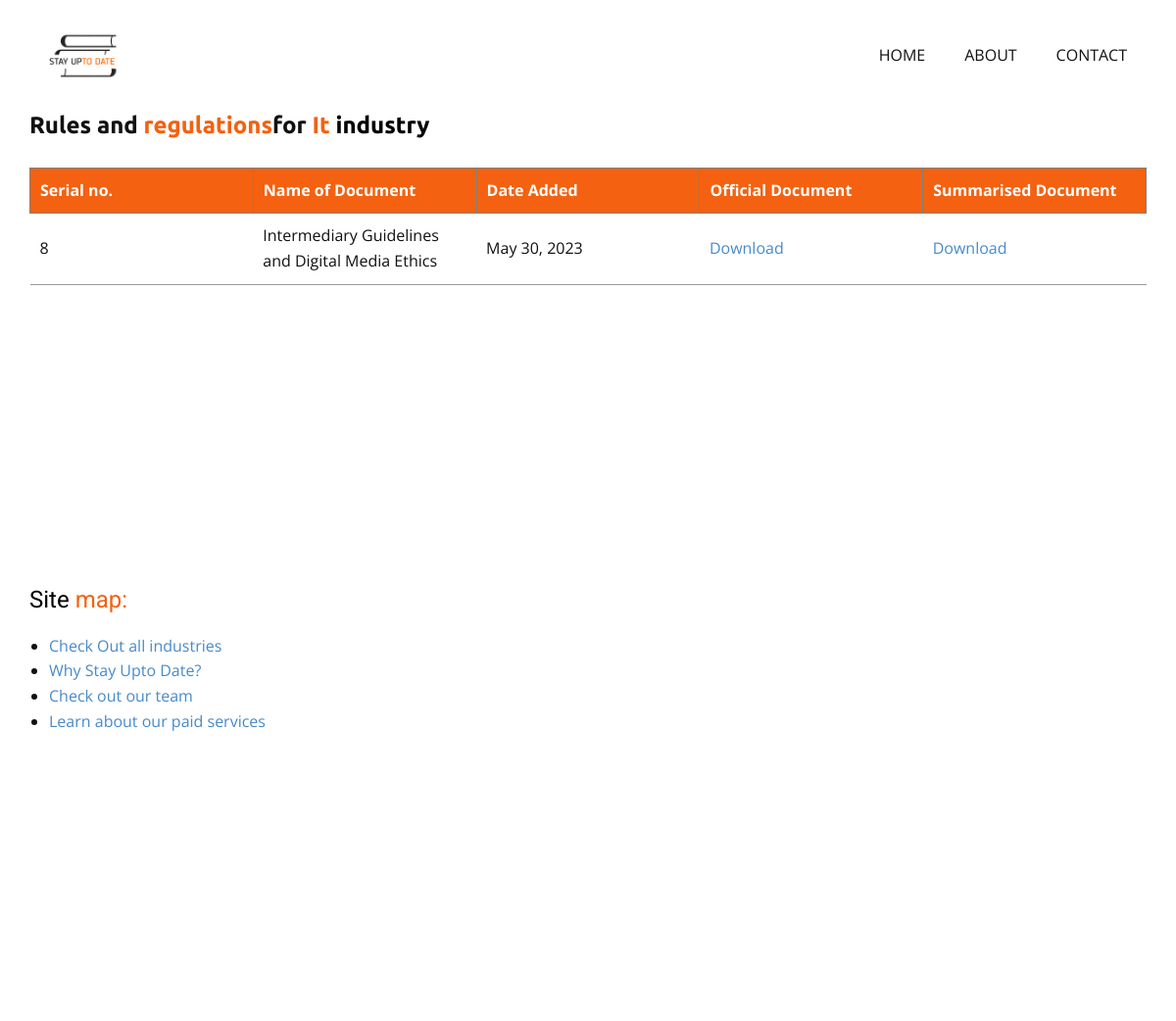
/industry/it/, run on the app's committed database.
### appsite/models.py (models this page shows, shortened)
class FileProperties(models.Model):
    industry_choices = [
    ('it', 'IT'),
    ('food', 'Food'),
    ('medicine', 'Medicine'),
    ('general','General'),
    ]
    filename = models.CharField(max_length=255)
    date_added = models.DateField(default=date.today)
    industry_tag = models.CharField(max_length=255, choices=industry_choices, default='general')
    original_url = models.CharField(max_length=255)
    summary_url = models.CharField(max_length=255, blank=True)

### appsite/views.py (the view)
# urls.py: path('industry/<str:choice>/',views.industry,name='industry'),
def industry(request, choice):
    queryset = FileProperties.objects.filter(industry_tag=choice)
    if not queryset:
        context = {'objects': [], 'industry_tag': None}
    else:
        objects = queryset
        industry_tag = queryset[0].industry_tag
        context = {'objects': objects, 'industry_tag': industry_tag}
    return render(request, 'industry.html', context)

### appsite/templates/industry.html (shortened to what this page needs)
{% load static %}
<!DOCTYPE html>
<html style="font-size: 16px;" lang="en"><head>
    <link rel="stylesheet" href="{% static 'css/nicepage.css' %}" media="screen">
<link rel="stylesheet" href="{% static 'css/industry.css' %}" media="screen">
  <meta data-intl-tel-input-cdn-path="intlTelInput/"></head>
  <body class="u-body u-xl-mode" data-lang="en"><header class="u-clearfix u-header u-header" id="sec-8183"><div class="u-clearfix u-sheet u-sheet-1">
        <nav class="u-menu u-menu-one-level u-offcanvas u-menu-1">
          <div class="u-custom-menu u-nav-container">
            <ul class="u-nav u-unstyled u-nav-1"><li class="u-nav-item"><a class="u-button-style u-nav-link u-text-active-palette-2-base u-text-hover-palette-2-base" href="/" style="padding: 10px 20px;">Home</a>
</li><li class="u-nav-item"><a class="u-button-style u-nav-link u-text-active-palette-2-base u-text-hover-palette-2-base" href="/about/" style="padding: 10px 20px;">About</a>
</li><li class="u-nav-item"><a class="u-button-style u-nav-link u-text-active-palette-2-base u-text-hover-palette-2-base" href="/contact/" style="padding: 10px 20px;">Contact</a>
</li></ul>
          </div>
        </nav>
        <a href="/" class="u-image u-logo u-image-1" data-image-width="1280" data-image-height="1280">
          <img src="{% static 'images/20230318_165430.png' %}" class="u-logo-image u-logo-image-1">
        </a>
      </div></header>
    <section class="u-align-center u-clearfix u-section-1" id="sec-a637">
      <div class="u-clearfix u-sheet u-valign-top u-sheet-1">
        {% if objects %}
        <h4 class="u-custom-font u-font-ubuntu u-text u-text-default u-text-1">Rules and<span class="u-text-palette-2-base"> regulations</span> for&nbsp;<span class="u-text-palette-2-base">{{ industry_tag|capfirst }}</span><span class="u-text-black"> industry</span></h4>
        <div class="u-expanded-width u-table u-table-responsive u-table-1">
          <table class="u-table-entity">
            <colgroup>
              <col width="20%">
              <col width="20%">
              <col width="20%">
              <col width="20%">
              <col width="20%">
            </colgroup>
            <thead class="u-grey-50 u-table-header u-table-header-1">
              <tr style="height: 38px;">
                <th class="u-border-1 u-border-grey-50 u-palette-2-base u-table-cell u-table-cell-1">Serial no.</th>
                <th class="u-border-1 u-border-grey-50 u-palette-2-base u-table-cell u-table-cell-2">Name of Document</th>
                <th class="u-border-1 u-border-grey-50 u-palette-2-base u-table-cell u-table-cell-3">Date Added</th>
                <th class="u-border-1 u-border-grey-50 u-palette-2-base u-table-cell u-table-cell-4">Official Document</th>
                <th class="u-border-1 u-border-grey-50 u-palette-2-base u-table-cell u-table-cell-5">Summarised Document</th>
              </tr>
            </thead>
            <tbody class="u-table-body">
              {% for obj in objects %}
              <tr style="height: 55px;">
                <td class="u-border-1 u-border-grey-40 u-border-no-left u-border-no-right u-table-cell">{{ obj.id }}</td>
                <td class="u-border-1 u-border-grey-40 u-border-no-left u-border-no-right u-table-cell">{{ obj.filename }}</td>
                <td class="u-border-1 u-border-grey-40 u-border-no-left u-border-no-right u-table-cell">{{ obj.date_added }}</td>
                <td class="u-border-1 u-border-grey-40 u-border-no-left u-border-no-right u-table-cell"><a href="{{obj.original_url}}">Download</a></td>
                <td class="u-border-1 u-border-grey-40 u-border-no-left u-border-no-right u-table-cell"><a href="{{ obj.summary_url }}">Download</a></td>
              </tr>
              {% endfor %}
            </tbody>
          </table>
        </div>
      </div>
    </section>
    {% else %}
    <p>No record found for this industry</p>
    {% endif %}
    <section class="u-clearfix u-section-1" id="sec-994e">
      <div class="u-clearfix u-sheet u-sheet-1">
        <h4 class="u-text u-text-black u-text-default u-text-3">Site<span class="u-text-palette-2-base"> map:</span>
        </h4>
        <ul class="u-text u-text-default u-text-4">
          <li><a href='/all_industries/'>Check Out all industries</a></li>
          <li><a href='/whyto/'>Why Stay Upto Date?</a></li>
          <li><a href='/#ourteam'>Check out our team</a></li>
          <li><a href='/pricing/'>Learn about our paid services</a></li>
        </ul>
      </div>
    </section>
</body></html>

### appsite/static/css/industry.css (style rules this page uses)
.u-section-1 .u-sheet-1 { min-height: 464px; }
.u-section-1 .u-text-1 { font-weight: 700; margin: 0 auto 0 0; }
.u-section-1 .u-table-1 { margin-top: 28px; margin-bottom: 58px; }
.u-section-1 .u-table-header-1 { font-weight: 700; background-image: none; }
.u-section-1 .u-table-cell-1 { background-image: none; }
.u-section-1 .u-table-cell-2 { background-image: none; }
.u-section-1 .u-table-cell-3 { background-image: none; }
.u-section-1 .u-table-cell-4 { background-image: none; }
.u-section-1 .u-table-cell-5 { background-image: none; }

### data on the page
FileProperties: industry_tag "It", id "8", filename "Intermediary Guidelines and Digital Media Ethics", date_added "May 30, 2023"
